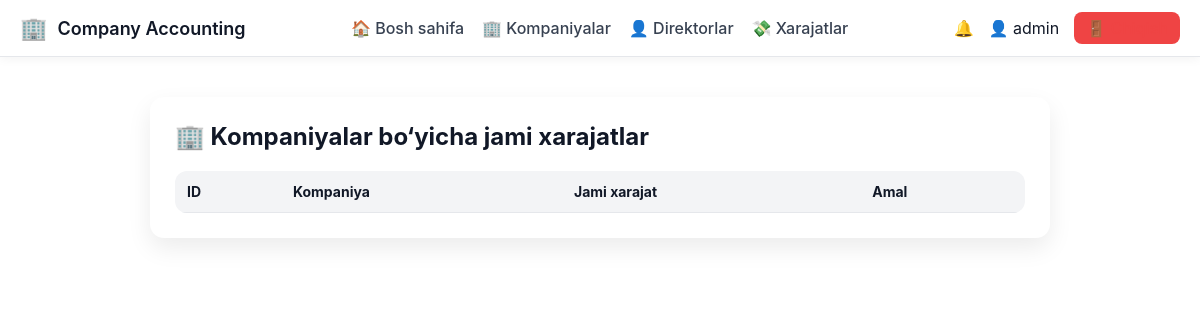
Before: /admin/expenses/companies (signed in) with the older database file.
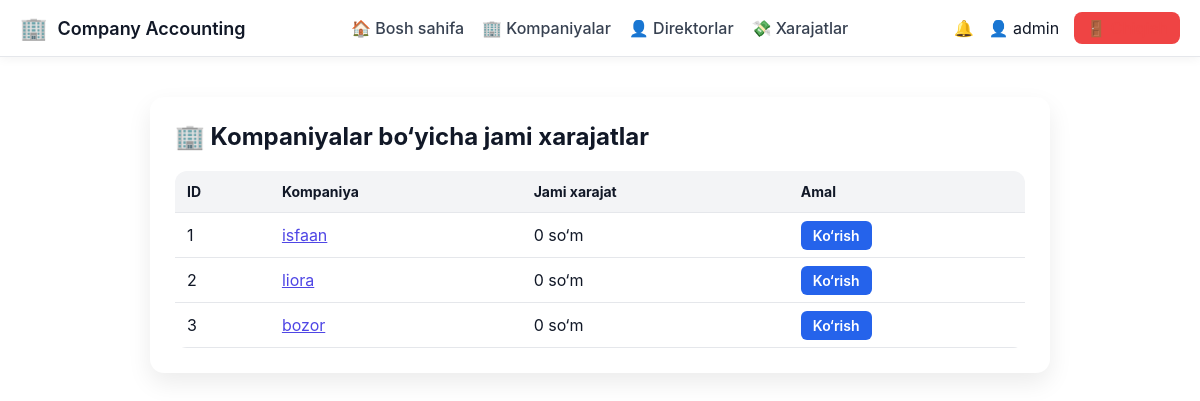
After: the same page with the newer database file.
### tables this page shows
CREATE TABLE companies (
        id INTEGER PRIMARY KEY AUTOINCREMENT,
        name TEXT,
        balance INTEGER DEFAULT 0,
        created_at TEXT
    );

### app.py (the view)
@app.route("/admin/expenses/companies")
def admin_expenses_by_company():
    if session.get("role") != "admin":
        return "Ruxsat yo‘q ❌"
    conn = sqlite3.connect("users.db")
    c = conn.cursor()
    c.execute("""
        SELECT
            c.id,
            c.name,
            IFNULL(SUM(e.amount),0) AS total_expense
        FROM companies c
        LEFT JOIN expenses e ON e.company_id = c.id
        GROUP BY c.id, c.name
        ORDER BY total_expense DESC
    """)
    companies = c.fetchall()
    conn.close()
    return render_template(
        "admin_expenses_companies.html",
        companies=companies
    )

### app.py (called while the page is built)
@app.context_processor
def inject_notifications():
    return {
        "notifications": [],
        "last_expense": session.get("last_expense")
    }

### templates/admin_expenses_companies.html (shortened to what this page needs)
<!DOCTYPE html>
<html lang="uz">
<head>
    <link rel="stylesheet" href="{{ url_for('static', filename='style.css') }}">
</head>
<body>
{% include "navbar.html" %}
<div class="container">
    <h2>🏢 Kompaniyalar bo‘yicha jami xarajatlar</h2>
    <table>
        <tr>
            <th>ID</th>
            <th>Kompaniya</th>
            <th>Jami xarajat</th>
            <th>Amal</th>
        </tr>
        {% for c in companies %}
        <tr>
            <td>{{ c[0] }}</td>
            <td>
                <a href="{{ url_for('admin_company_directors', company_id=c[0]) }}">
                    {{ c[1] }}
                </a>
            </td>
            <td>{{ "{:,}".format(c[2]) }} so‘m</td>
            <td>
                <a class="btn"
                   href="{{ url_for('admin_company_directors', company_id=c[0]) }}">
                    Ko‘rish
                </a>
            </td>
        </tr>
        {% endfor %}
    </table>
</div>
</body>
</html>

Changed rows visible on the page:
added companies: id "1", name "isfaan", c "0"
added companies: id "2", name "liora", c "0"
added companies: id "3", name "bozor", c "0"
